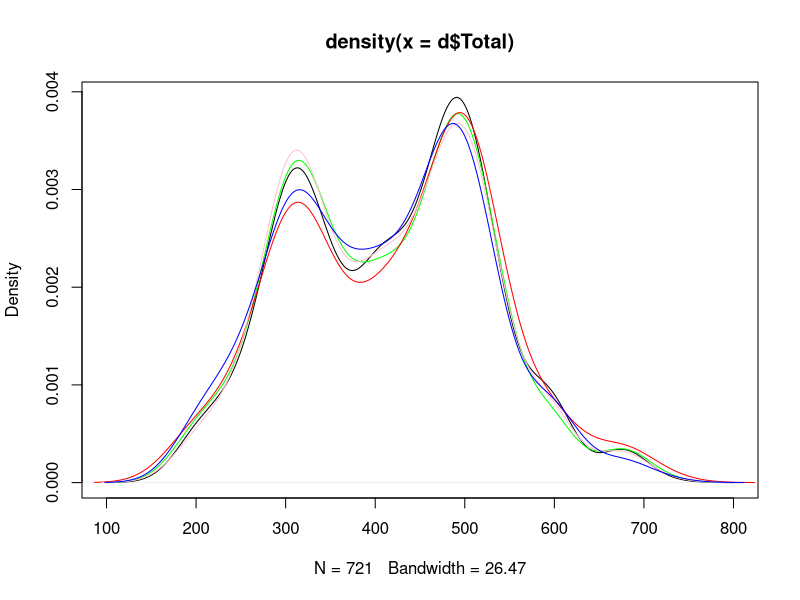

R code for this plot:
d = read.csv("pokemon.csv")
rows = nrow(d) * 0.7			#70% of data
simple_random_sample = d[sample(nrow(d), as.integer(rows)), ]	#random sample 

rows = nrow(d)
i = 1
systematic_sample = data.frame()
while(i < rows) {							#systematic sampling
	systematic_sample = rbind(systematic_sample, data.frame(d[i,]))		#choose every 3rd row
	i = i + 3
}

male = subset(d, Pr_Male >= 0.5)				#male pokemon
female = subset(d, Pr_Male < 0.5)				#female pokemon
nogen = subset(d, !hasGender)				#pokemon without gender
startified_sample = rbind(male[sample(nrow(male), as.integer(nrow(male) * 0.7)), ], female[sample(nrow(female), as.integer(nrow(female) * 0.7)), ]) #70% of each strata
startified_sample = rbind(startified_sample,nogen[sample(nrow(nogen), as.integer(nrow(nogen) * 0.7)), ])

ptype = unique(d$Type_1)			#get unique primary types
ptype = ptype[c(sample(length(ptype), length(ptype) * 0.7))]
clustered_sample = data.frame()
for(type in ptype) {							#get 70% of each type
	temp = subset(d, Type_1 == type)
	temp = temp[sample(nrow(temp), nrow(temp) * 0.7), ]
	clustered_sample = rbind(clustered_sample, temp)
}

pdf(file = "distributions.pdf")

plot(density(d$Total), col = 'black')
lines(density(simple_random_sample$Total), col = 'green')
lines(density(systematic_sample$Total), col = 'red')
lines(density(startified_sample$Total), col = 'pink')
lines(density(clustered_sample$Total), col = 'blue')
#hist((d$Total), main = 'Data : Total')
#hist((simple_random_sample$Total), main = 'Simple random sample : Total')
#hist((systematic_sample$Total), main = 'Systematic sample with k = 3 : Total')
#hist((startified_sample$Total), main = 'Stratified random sample : Total')
#hist((clustered_sample$Total),  main = 'Cluster sample : Total')

#simple random sampling is closest to population